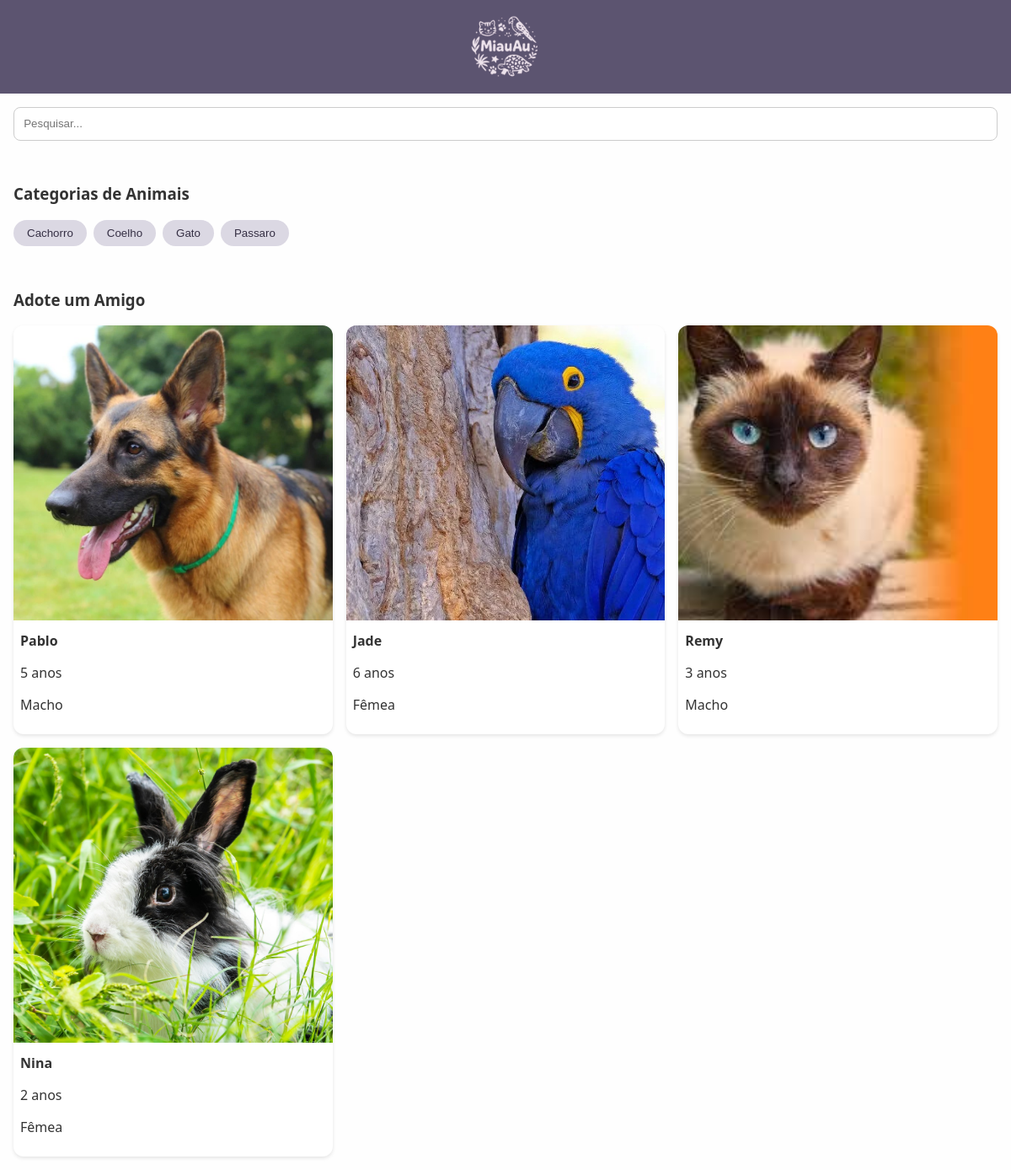
The page / on the database its author committed.
### tables this page shows
CREATE TABLE IF NOT EXISTS `animais` (
  `id` int NOT NULL AUTO_INCREMENT,
  `ong_id` int NOT NULL,
  `nome_animal` varchar(100) NOT NULL,
  `peso` decimal(5,2) NOT NULL,
  `descricao` text,
  `idade` int DEFAULT NULL,
  `tipo` varchar(50) DEFAULT NULL,
  `sexo` varchar(10) DEFAULT NULL,
  PRIMARY KEY (`id`),
  KEY `ong_id` (`ong_id`)
);

CREATE TABLE IF NOT EXISTS `fotos_animais` (
  `id` int NOT NULL AUTO_INCREMENT,
  `animal_id` int NOT NULL,
  `caminho_foto` varchar(255) NOT NULL,
  PRIMARY KEY (`id`),
  KEY `animal_id` (`animal_id`)
);

### index.php (the view, shortened to what this page needs)
<?php include 'conexao.php'; ?>
<!DOCTYPE html>
<html lang="PT-br">
<head>
  <link rel="stylesheet" href="style.css" />
</head>
<body>
  <header>
    <div class="logo">
      <img src="./uploads/teste.png" alt="Logo do site" onclick="location.reload()" style="cursor: pointer;" />
    </div>
  </header>
  <div class="search-section">
    <input type="text" placeholder="Pesquisar..." />
  </div>
  <section class="categories">
    <h3>Categorias de Animais</h3>
    <div class="category-buttons">
      <?php
        $sqlTipos = "SELECT DISTINCT tipo FROM animais ORDER BY tipo";
        $resTipos = $conexao->query($sqlTipos);
        if ($resTipos->num_rows > 0) {
          while ($tipo = $resTipos->fetch_assoc()) {
            echo '<button onclick="filtrarCategoria(\'' . htmlspecialchars($tipo['tipo']) . '\')">' . htmlspecialchars(ucfirst($tipo['tipo'])) . '</button>';
          }
        } else {
          echo '<p>Nenhuma categoria disponível.</p>';
        }
      ?>
    </div>
  </section>
  <section class="pet-list">
    <h3>Adote um Amigo</h3>
    <div class="pet-cards" id="pet-cards">
      <?php
        $sql = "SELECT a.*, o.nome_ong FROM animais a JOIN ongs o ON a.ong_id = o.id";
        $res = $conexao->query($sql);
        if ($res->num_rows > 0) {
          while ($pet = $res->fetch_assoc()) {
            $foto = 'uploads/teste.png';
            $id_animal = $pet['id'];
            $sqlFoto = "SELECT caminho_foto FROM fotos_animais WHERE animal_id = $id_animal LIMIT 1";
            $resFoto = $conexao->query($sqlFoto);
            if ($resFoto && $resFoto->num_rows > 0) {
              $fotoRow = $resFoto->fetch_assoc();
              $foto = htmlspecialchars($fotoRow['caminho_foto']);
            }
            echo '<div class="pet-card" data-tipo="' . htmlspecialchars($pet['tipo']) . '" onclick="window.location.href=\'pet.php?id=' . htmlspecialchars($pet['id']) . '\'">';
            echo '<img src="' . $foto . '" alt="Imagem de ' . htmlspecialchars($pet['nome_animal']) . '" loading="lazy" />';
            echo '<div class="pet-info">';
            echo '<h4>' . htmlspecialchars($pet['nome_animal']) . '</h4>';
            echo '<p>' . htmlspecialchars($pet['idade']) . ' anos</p>';
            echo '<p>' . (isset($pet['sexo']) ? (ucfirst($pet['sexo']) === 'Femea' ? 'Fêmea' : ucfirst($pet['sexo'])) : '') . '</p>';
            echo '</div></div>';
          }
        } else {
          echo '<p>Nenhum animal disponível para adoção no momento.</p>';
        }
      ?>
    </div>
  </section>
</body>
</html>

### style.css (style rules this page uses)
body { margin: 0; font-family: 'Segoe UI', sans-serif; background-color: #fefefe; color: #333; }
header { background-color: #5C5470; color: white; padding: 0.35rem 0.7rem; display: flex; justify-content: center; align-items: center; position: relative; }
.logo { display: flex; justify-content: center; align-items: center; width: 100%; }
.search-section { display: flex; gap: 0.5rem; padding: 1rem; }
.search-section input { flex: 1; padding: 0.7rem; border-radius: 8px; border: 1px solid #ccc; }
.categories { padding: 1rem; }
.category-buttons { display: flex; gap: 0.5rem; flex-wrap: wrap; }
.category-buttons button { padding: 0.5rem 1rem; border: none; border-radius: 20px; background-color: #DBD8E3; color: #352F44; cursor: pointer; }
.pet-list { padding: 1rem; }
.pet-cards { display: grid; grid-template-columns: 1fr 1fr; gap: 1rem; }
.pet-card { background-color: white; border-radius: 12px; overflow: hidden; box-shadow: 0 2px 4px rgba(0,0,0,0.1); transition: transform 0.3s ease, box-shadow 0.3s ease; cursor: pointer; }
.pet-card img { width: 100%; height: 200px; object-fit: cover; }
.pet-info { padding: 0.5rem; }
.pet-info h4 { margin: 0; font-size: 1rem; }
.logo img { max-width: 100px; height: auto; }
@media (min-width: 768px) { .pet-cards { grid-template-columns: repeat(3, 1fr); } }
@media (min-width: 768px) { .pet-card img { height: 350px; } }

### rows shown on the page
animais: fotos_animais.caminho_foto (picture), nome_animal "Pablo", idade "5", sexo "Macho"
animais: fotos_animais.caminho_foto (picture), nome_animal "Jade", idade "6", sexo "Fêmea"
animais: fotos_animais.caminho_foto (picture), nome_animal "Remy", idade "3", sexo "Macho"
animais: fotos_animais.caminho_foto (picture), nome_animal "Nina", idade "2", sexo "Fêmea"

### other values the page prints
$tipo['tipo'] "Cachorro"
$tipo['tipo'] "Coelho"
$tipo['tipo'] "Gato"
$tipo['tipo'] "Passaro"
